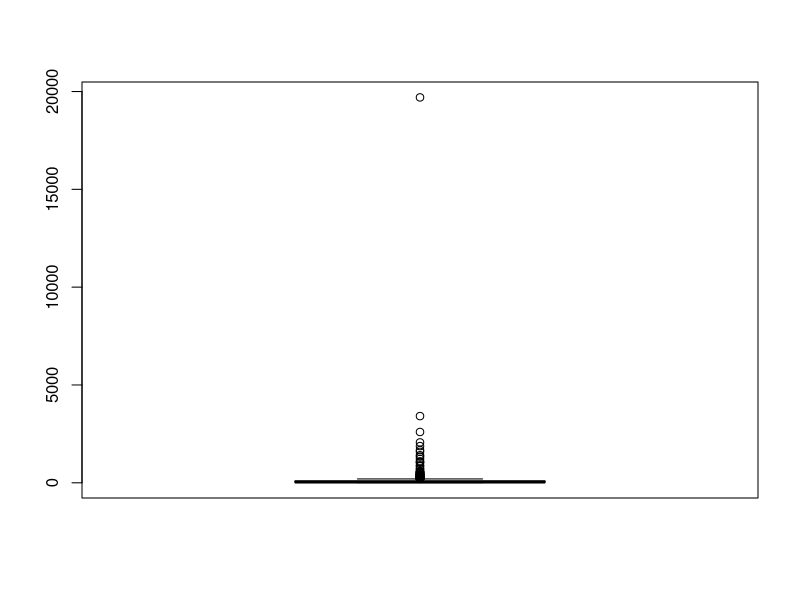
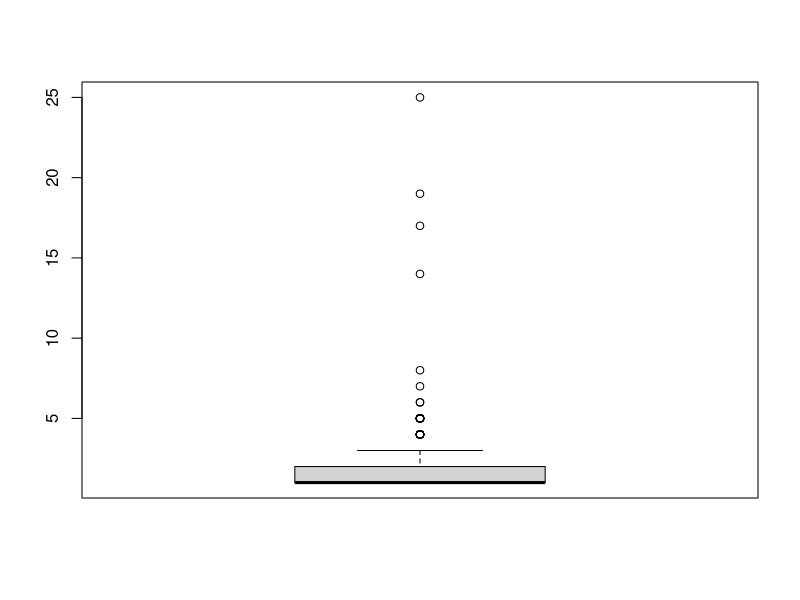
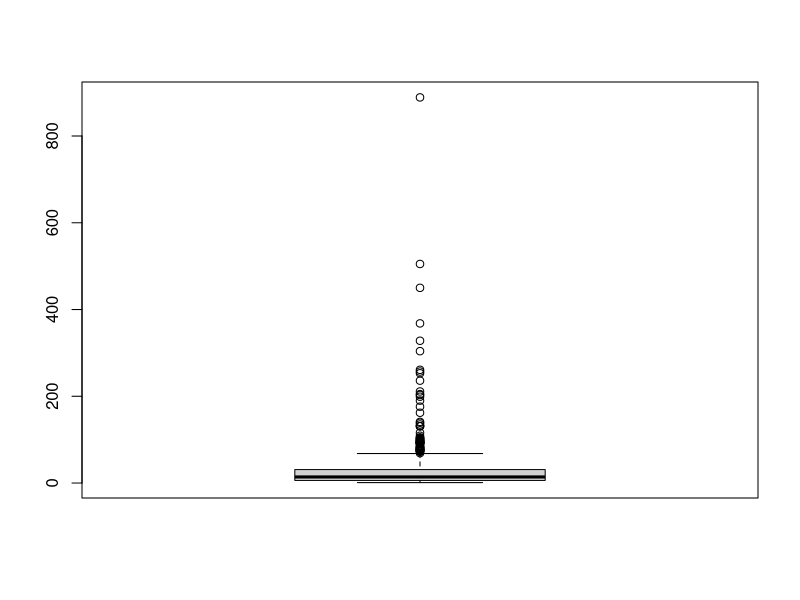
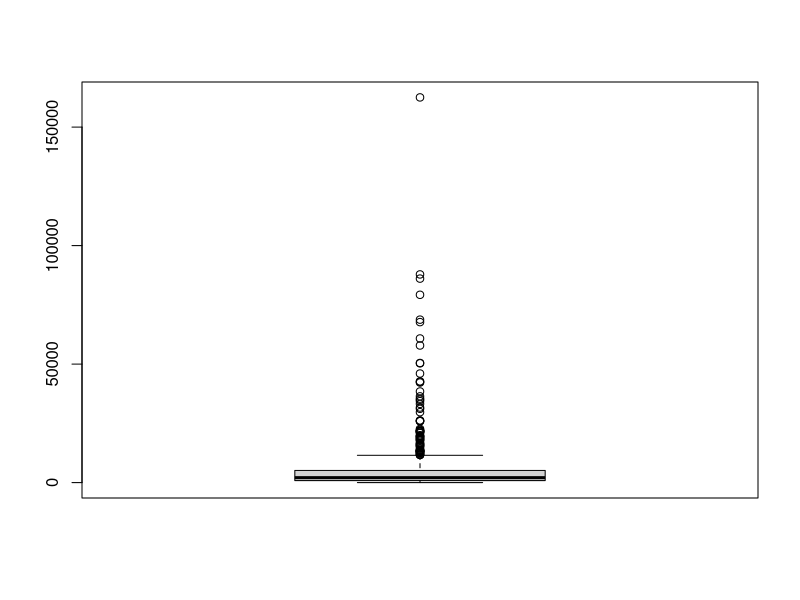
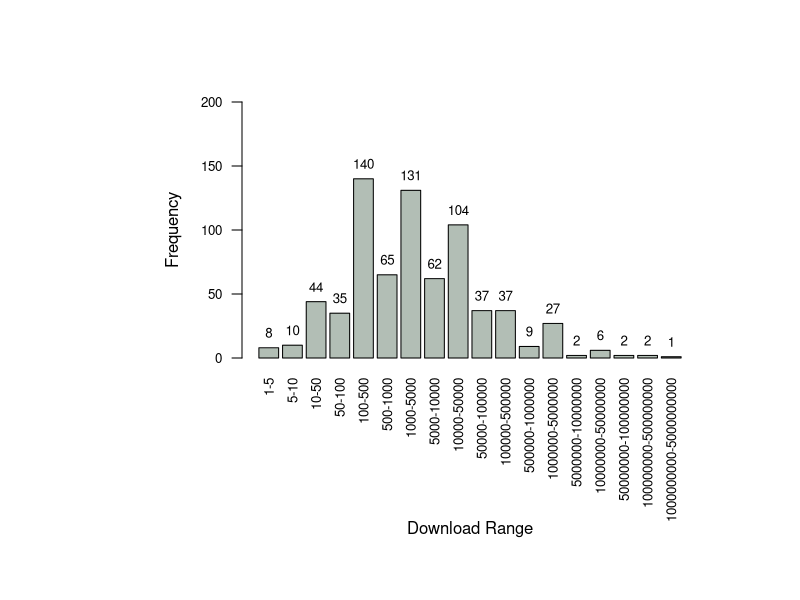
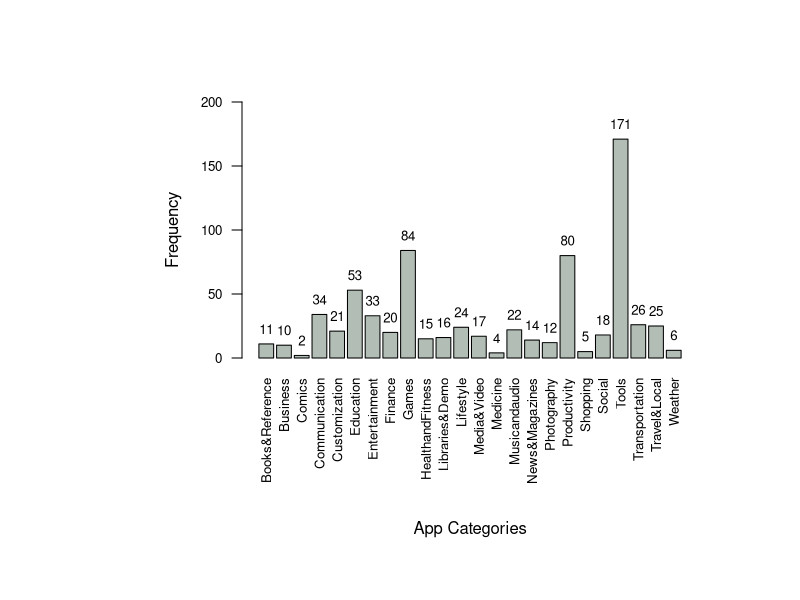
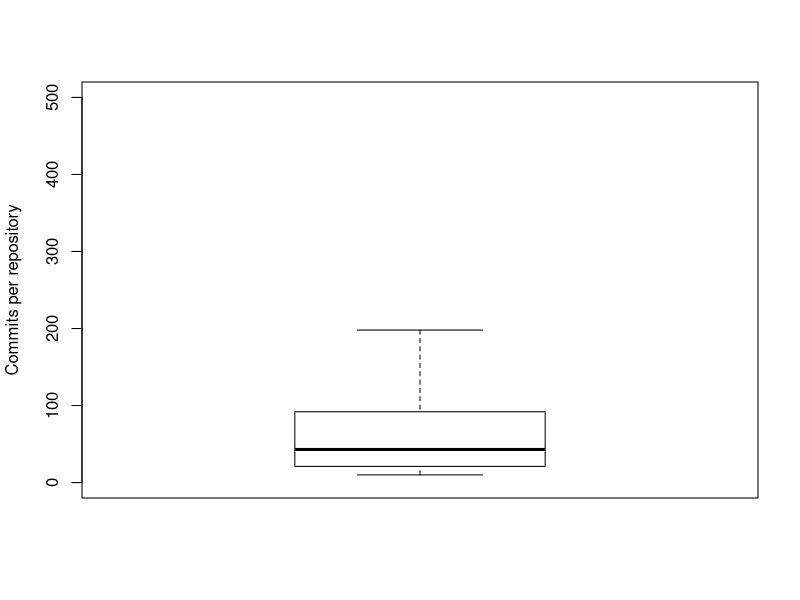
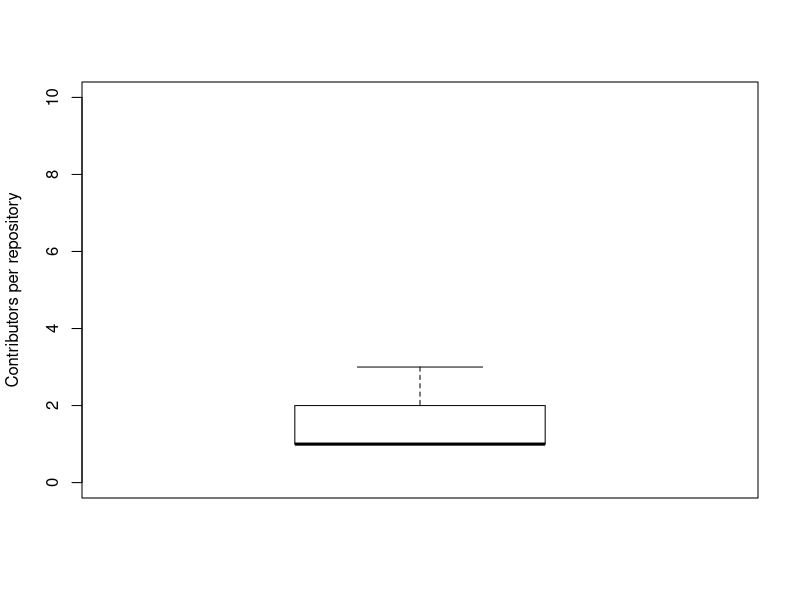

Source code (R) for these figures, in order: (Note: this script raises an error after producing the figures.)
# Download Range

my_vector1=c(8,10,44,35,140,65,131,62,104,37,37,9,27,2,6,2,2,1)
pdf(paste("./", "downloadapps_barplot", ".pdf", sep=""), width=11, height=7)
par(mgp=c(2,1,0),mar=c(12,12,5,5)+0.1)
xx1 <- barplot(my_vector1, col = "#B2BEB5", ylim = c( 0 , 200 ), names.arg=c("1-5","5-10","10-50","50-100","100-500","500-1000","1000-5000","5000-10000","10000-50000","50000-100000","100000-500000","500000-1000000","1000000-5000000","5000000-10000000","10000000-50000000","50000000-100000000","100000000-500000000","1000000000-5000000000"), las=2, cex.axis = 0.8, cex.names=0.8)
title(ylab="Frequency", line = 3)
title(xlab="Download Range", line = 8)
text(x = xx1, y = my_vector1, label = my_vector1, pos = 3, cex = 0.8, col = "black")
dev.off()

# App Categories

my_vector1=c(11,10,2,34,21,53,33,20,84,15,16,24,17,4,22,14,12,80,5,18,171,26,25,6)
pdf(paste("./", "appcategories_barplot", ".pdf", sep=""), width=11, height=7)
par(mgp=c(2,1,0),mar=c(12,12,5,5)+0.1)
xx1 <- barplot(my_vector1, col = "#B2BEB5", ylim = c( 0 , 200 ), names.arg=c("Books&Reference","Business","Comics","Communication","Customization","Education","Entertainment","Finance","Games","HealthandFitness","Libraries&Demo","Lifestyle","Media&Video","Medicine","Musicandaudio","News&Magazines","Photography","Productivity","Shopping","Social","Tools","Transportation","Travel&Local","Weather"), las=2, cex.axis = 0.8, cex.names=0.8)
title(ylab="Frequency", line = 3)
title(xlab="App Categories", line = 8)
text(x = xx1, y = my_vector1, label = my_vector1, pos = 3, cex = 0.8, col = "black")
dev.off()


#commits
inputdata <- read.csv("./targetedApps.csv")
toPlot <- boxplot(inputdata$Commits)
toPlot$out <- NULL
toPlot$group <- NULL
pdf(paste("./", "forcommits_boxplot", ".pdf", sep=""), width=3, height = 4)
bxp(toPlot, xlab="", ylab="Commits per repository", ylim = c(0, 500), col = "#B2BEB5")
dev.off()

# contributors

toPlot <- boxplot(inputdata$Contributors)
toPlot$out <- NULL
toPlot$group <- NULL
pdf(paste("./", "forcontributors_boxplot", ".pdf", sep=""), width=3, height = 4)
bxp(toPlot, xlab="", ylab="Contributors per repository", ylim = c(0, 10), col = "#B2BEB5")
dev.off()


# java files

toPlot <- boxplot(inputdata$JavaFiles)
toPlot$out <- NULL
# toPlot$group <- NULL
pdf(paste("./", "forjavafiles_boxplot", ".pdf", sep=""), width=3, height = 4)
bxp(toPlot, xlab="", ylab="Java files", col = "#B2BEB5")
dev.off()

# loc

toPlot <- boxplot(inputdata$LinesOfCodesJava)
toPlot$out <- NULL
# toPlot$group <- NULL
pdf(paste("./", "forloc_boxplot", ".pdf", sep=""), width=3, height = 4)
bxp(toPlot, xlab="", ylab="Lines of Java code", col = "#B2BEB5")
dev.off()


# Download Range

df <- data.frame(dose=c("1-5","5-10","10-50","50-100","100-500","500-1000","1000-5000","5000-10000","10000-50000","50000-100000","100000-500000","500000-1000000","1000000-5000000","5000000-10000000","10000000-50000000","50000000-100000000","100000000-500000000","1000000000-5000000000"), len=c(8,10,44,35,140,65,131,62,104,37,37,9,27,2,6,2,2,1))
ggplot(data=df, aes(x=dose, y=len)) +
  geom_bar(stat="identity", fill="steelblue")+
  geom_text(aes(label=len), vjust=-0.3, size=3.5)+
  theme_minimal() + labs(x = "Download Range", y = "Frequency") + theme(axis.text.x = element_text(angle = 70, hjust = 1))
ggsave("./download__range.pdf", scale = 0.8, height = 10)

# App categories

df <- data.frame(dose=c("Books&Reference","Business","Comics","Communication","Customization","Education","Entertainment","Finance","Games","HealthandFitness","Libraries&Demo","Lifestyle","Media&Video","Medicine","Musicandaudio","News&Magazines","Photography","Productivity","Shopping","Social","Tools","Transportation","Travel&Local","Weather"),len=c(11,10,2,34,21,53,33,20,84,15,16,24,17,4,22,14,12,80,5,18,171,26,25,6))
ggplot(data=df, aes(x=dose, y=len)) +
  geom_bar(stat="identity", fill="steelblue")+
  geom_text(aes(label=len), vjust=-0.3, size=3.5)+ theme_minimal() + labs(x = "Apps Categories", y = "Frequency") + theme(axis.text.x = element_text(angle = 70, hjust = 1))
ggsave("./apps_categories.pdf", scale = 0.8, height = 10)
